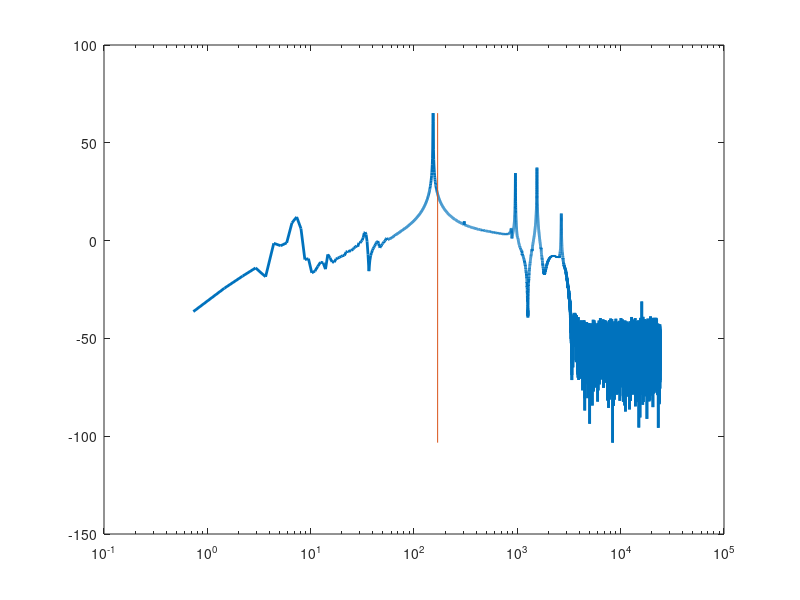

The MATLAB script that drew this image: (Note: this script raises an error after producing the figure.)
clc
clear

%Load textfile data
load data.mat

%Solver frequencies from Elmer
ElmerFreqs = [169.2935102,
,1057.808456
,1582.881646
,1595.960663
,2959.547684
,4844.400919];

%Analytic solutions
InPlane = [163.9150733
,1027.242191
,2875.681338
,5636.448197];

%plots

%Torsional modes
figure(1)
p1 = semilogx(Measurement3Tor(:,1),Measurement3Tor(:,2),'Linewidth',2)
hold on
for i = 1:length(ElmerFreqs)
   l1=  line([ElmerFreqs(i) ElmerFreqs(i)], [min(Measurement3Tor(:,2)) max(Measurement3Tor(:,2))]);
   l1.Color = 'k';
   l1.LineWidth = 2;
   l1.LineStyle = '--';
end

for i = 1:length(InPlane)
   l2=  line([InPlane(i) InPlane(i)], [min(Measurement3Tor(:,2)) max(Measurement3Tor(:,2))]);
   l2.Color = 'r';
   l2.LineWidth = 2;
   l2.LineStyle = '--';
end
legend([p1,l1,l2],{'Data','Elmer Solutions','Analytic Solutions'})
xlabel('Frequency [Hz]')
ylabel('SPL [dB]')
title('Frequency Spectrum - Torsional Excitation Testing')


%In-plane bending
figure(2)
p1 = semilogx(Measurement2(:,1),Measurement2(:,2),'Linewidth',2)
hold on
for i = 1:length(ElmerFreqs)
   l1=  line([ElmerFreqs(i) ElmerFreqs(i)], [min(Measurement3Tor(:,2)) max(Measurement3Tor(:,2))]);
   l1.Color = 'k';
   l1.LineWidth = 2;
   l1.LineStyle = '--';
end

for i = 1:length(InPlane)
   l2=  line([InPlane(i) InPlane(i)], [min(Measurement3Tor(:,2)) max(Measurement3Tor(:,2))]);
   l2.Color = 'r';
   l2.LineWidth = 2;
   l2.LineStyle = '--';
end
legend([p1,l1,l2],{'Data','Elmer Solutions','Analytic Solutions'})
xlabel('Frequency [Hz]')
ylabel('SPL [dB]')
title('Frequency Spectrum - In-Plane Excitation Testing')
